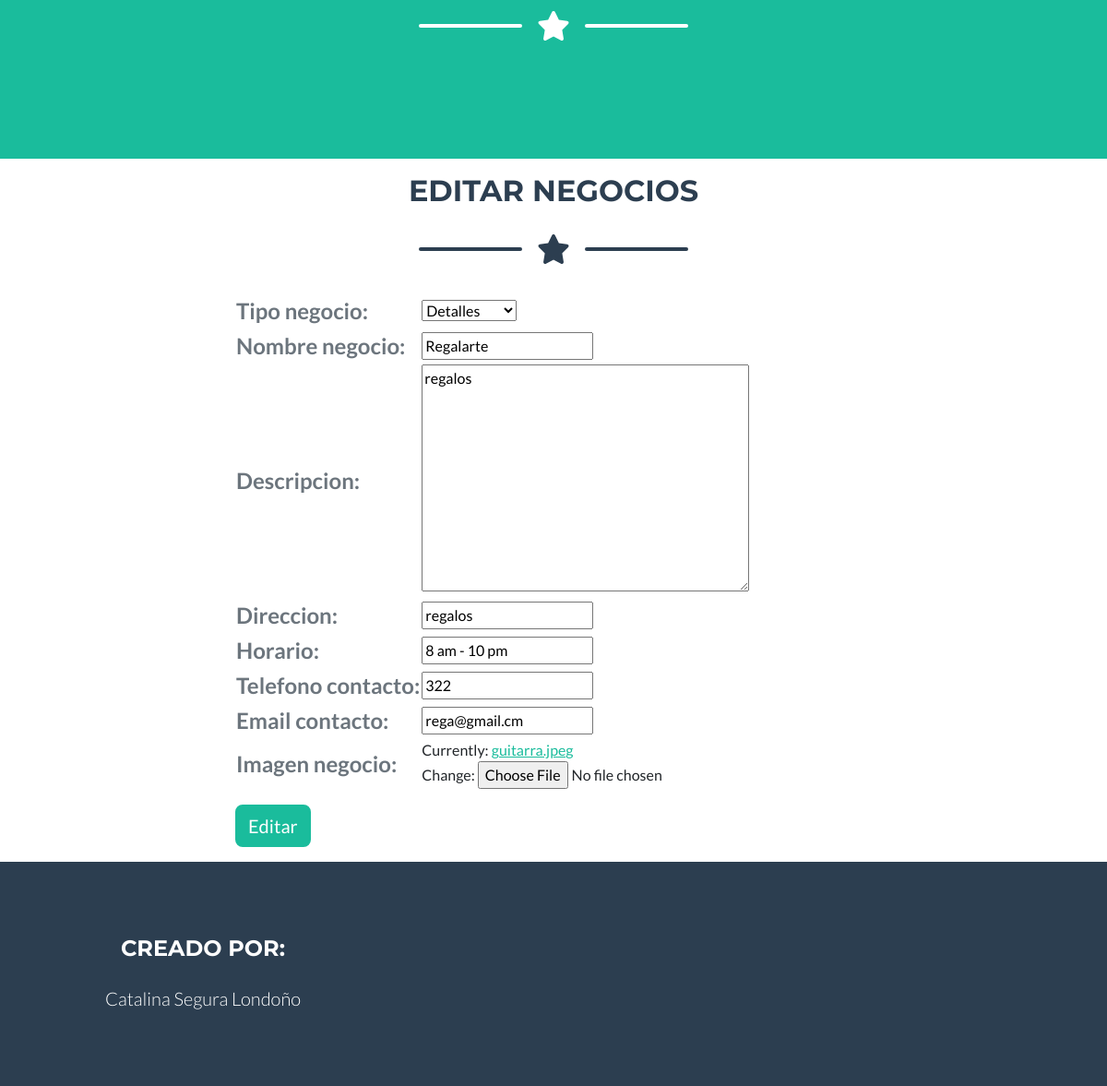
The page /AppDirectorio/editarNegocio/5/ (lower part) on the database as committed earlier.
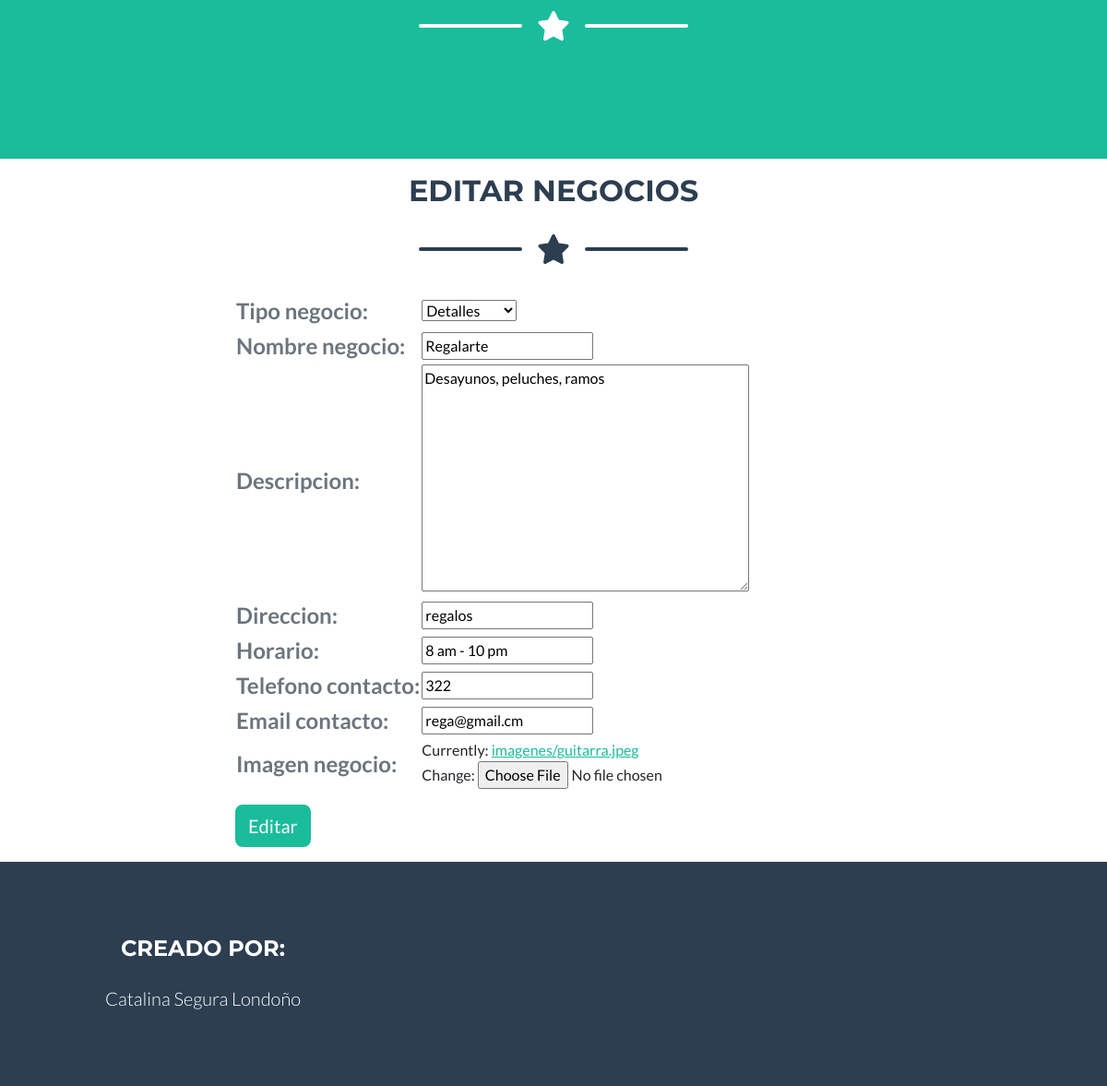
The same page on the database as committed later.
### AppDirectorio/models.py (models this page shows, shortened)
class Negocio(models.Model):
    tipo_negocio_opciones = (
    ('ropa','Ropa'),
    ('detalles', 'Detalles'),
    ('salud','Salud'),
    ('automotriz','Automotriz'),
    ('comida','Comida'),
    ('belleza','Belleza'),
    ('otro', 'Otro'),
    )
    usuario = models.ForeignKey(User, on_delete=models.CASCADE, null=True, blank=True)
    tipo_negocio = models.CharField(max_length=15, choices=tipo_negocio_opciones, default='otro')
    nombre_negocio = models.CharField(max_length=100)
    descripcion = models.TextField()
    direccion = models.CharField(max_length=250)
    horario = models.CharField(max_length=100)
    telefono_contacto = models.CharField(max_length=200)
    email_contacto = models.EmailField()
    fecha_publicacion = models.DateField(auto_now_add=True)
    imagen_negocio = models.ImageField(upload_to="imagenes/")

### AppDirectorio/views.py (the view)
# urls.py: path('editarNegocio/<int:pk>/', views.NegocioEdicion.as_view(), name='Editar Negocio'),
class NegocioEdicion(UpdateView):
    model = Negocio
    success_url = reverse_lazy('Inicio')
    template_name = 'editar_negocio.html'
    fields = ['tipo_negocio', 'nombre_negocio', 'descripcion', 'direccion', 'horario','telefono_contacto', 'email_contacto', 'imagen_negocio']

### AppDirectorio/templates/editar_negocio.html (shortened to what this page needs)
{% extends "padre.html" %}
{% load static %}
{% block contenidoQueCambia %}
    <div class="row justify-content-center">
        <div class="col-lg-8 col-xl-7">
            <h2 class="page-section-heading text-center text-uppercase text-secondary mb-0 mt-3">Editar Negocios</h2>
            <div class="divider-custom">
                <div class="divider-custom-line"></div>
                <div class="divider-custom-icon"><i class="fas fa-star"></i></div>
                <div class="divider-custom-line"></div>
            </div>
            <form action="" method="POST" enctype="multipart/form-data">{% csrf_token %}
                <table class="form-floating mb-3">
                    {{form.as_table}}
                </table>
                <input class="btn btn-primary btn-xl" type="submit" value="Editar">
            </form>
        </div>
    </div>
{% endblock %}

Rows that differ between the two databases and show on the page:
changed Negocio "Detalles": descripcion "regalos" → "Desayunos, peluches, ramos"
Other text that changed with them:
text no longer shown: "Tipo negocio: Nombre negocio: Descripcion: Direccion: Horario: Telefono contacto: Email contacto: Imagen negocio: Currently: guitarra.jpeg Change:"
text now shown: "Tipo negocio: Nombre negocio: Descripcion: Direccion: Horario: Telefono contacto: Email contacto: Imagen negocio: Currently: imagenes/guitarra.jpeg Change:"
